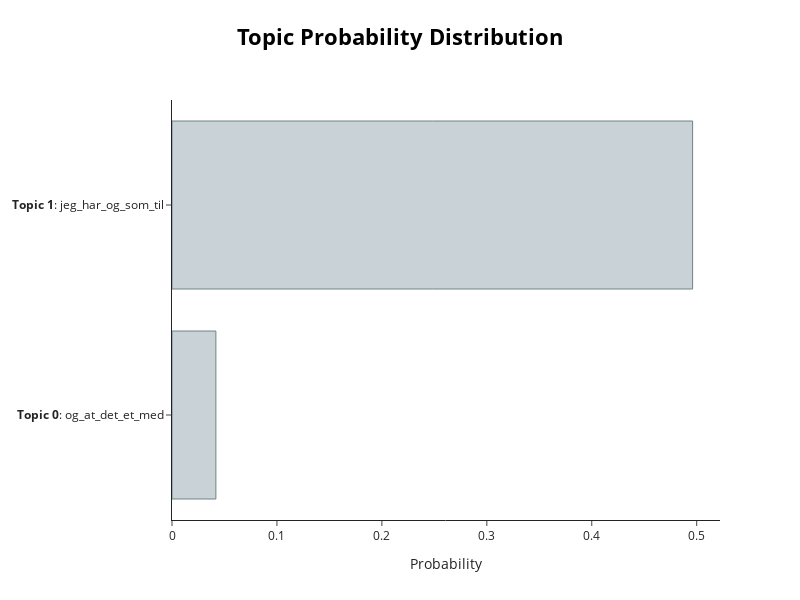

Write notebook code for a chart like this one.
### Code cell
# probabilities
topic_model.visualize_distribution(probs[80], min_probability=0.015)

### Figure 1 — Plotly figure (JSON) as saved in the notebook; plotly's stock layout.template omitted (floating-point values rounded to 4 significant figures)
{"data": [{"marker": {"color": "#C8D2D7", "line": {"color": "#6E8484", "width": 1}}, "orientation": "h", "type": "bar", "x": [0.04182, 0.4961], "y": ["<b>Topic 0</b>: og_at_det_et_med", "<b>Topic 1</b>: jeg_har_og_som_til"]}], "layout": {"height": 600, "hoverlabel": {"bgcolor": "white", "font": {"family": "Rockwell", "size": 16}}, "title": {"font": {"color": "Black", "size": 22}, "text": "<b>Topic Probability Distribution", "x": 0.5, "xanchor": "center", "y": 0.95, "yanchor": "top"}, "width": 800, "xaxis": {"title": {"text": "Probability"}}}}
